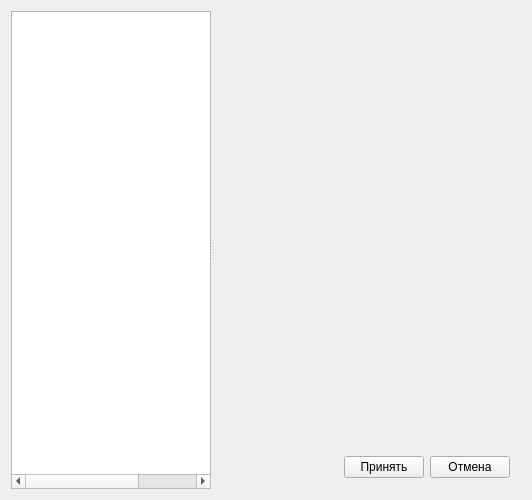
<?xml version="1.0" encoding="UTF-8"?>
<ui version="4.0">
 <class>Settings</class>
 <widget class="QWidget" name="Settings">
  <property name="geometry">
   <rect>
    <x>0</x>
    <y>0</y>
    <width>532</width>
    <height>500</height>
   </rect>
  </property>
  <property name="sizePolicy">
   <sizepolicy hsizetype="Expanding" vsizetype="Expanding">
    <horstretch>0</horstretch>
    <verstretch>0</verstretch>
   </sizepolicy>
  </property>
  <property name="minimumSize">
   <size>
    <width>0</width>
    <height>500</height>
   </size>
  </property>
  <property name="windowTitle">
   <string>Настройки</string>
  </property>
  <layout class="QVBoxLayout" name="verticalLayout_2">
   <item>
    <widget class="QSplitter" name="splitter">
     <property name="orientation">
      <enum>Qt::Horizontal</enum>
     </property>
     <widget class="QTreeWidget" name="pageList">
      <property name="sizePolicy">
       <sizepolicy hsizetype="Preferred" vsizetype="Expanding">
        <horstretch>0</horstretch>
        <verstretch>0</verstretch>
       </sizepolicy>
      </property>
      <property name="minimumSize">
       <size>
        <width>200</width>
        <height>0</height>
       </size>
      </property>
      <property name="maximumSize">
       <size>
        <width>200</width>
        <height>16777215</height>
       </size>
      </property>
      <property name="alternatingRowColors">
       <bool>false</bool>
      </property>
      <property name="iconSize">
       <size>
        <width>32</width>
        <height>32</height>
       </size>
      </property>
      <property name="indentation">
       <number>19</number>
      </property>
      <property name="rootIsDecorated">
       <bool>false</bool>
      </property>
      <property name="wordWrap">
       <bool>false</bool>
      </property>
      <property name="headerHidden">
       <bool>true</bool>
      </property>
      <property name="columnCount">
       <number>3</number>
      </property>
      <column>
       <property name="text">
        <string>Новый столбец</string>
       </property>
      </column>
      <column>
       <property name="text">
        <string>Новый столбец</string>
       </property>
      </column>
      <column>
       <property name="text">
        <string>Новый столбец</string>
       </property>
      </column>
     </widget>
     <widget class="QWidget" name="">
      <layout class="QVBoxLayout" name="verticalLayout">
       <item>
        <widget class="QStackedWidget" name="stackedWidget">
         <property name="sizePolicy">
          <sizepolicy hsizetype="Expanding" vsizetype="Expanding">
           <horstretch>0</horstretch>
           <verstretch>0</verstretch>
          </sizepolicy>
         </property>
         <property name="maximumSize">
          <size>
           <width>16777215</width>
           <height>16777215</height>
          </size>
         </property>
         <property name="frameShape">
          <enum>QFrame::NoFrame</enum>
         </property>
         <property name="frameShadow">
          <enum>QFrame::Raised</enum>
         </property>
         <widget class="QWidget" name="stackedWidgetPage1"/>
        </widget>
       </item>
       <item>
        <layout class="QHBoxLayout" name="horizontalLayout">
         <item>
          <spacer name="spacer6_2">
           <property name="orientation">
            <enum>Qt::Horizontal</enum>
           </property>
           <property name="sizeType">
            <enum>QSizePolicy::Expanding</enum>
           </property>
           <property name="sizeHint" stdset="0">
            <size>
             <width>72</width>
             <height>20</height>
            </size>
           </property>
          </spacer>
         </item>
         <item>
          <widget class="QPushButton" name="saveButton">
           <property name="sizePolicy">
            <sizepolicy hsizetype="Minimum" vsizetype="Fixed">
             <horstretch>0</horstretch>
             <verstretch>0</verstretch>
            </sizepolicy>
           </property>
           <property name="minimumSize">
            <size>
             <width>0</width>
             <height>0</height>
            </size>
           </property>
           <property name="maximumSize">
            <size>
             <width>16777215</width>
             <height>16777215</height>
            </size>
           </property>
           <property name="toolTip">
            <string>Сохранить изменения</string>
           </property>
           <property name="text">
            <string>Принять</string>
           </property>
          </widget>
         </item>
         <item>
          <widget class="QPushButton" name="closeButton">
           <property name="sizePolicy">
            <sizepolicy hsizetype="Minimum" vsizetype="Fixed">
             <horstretch>0</horstretch>
             <verstretch>0</verstretch>
            </sizepolicy>
           </property>
           <property name="minimumSize">
            <size>
             <width>0</width>
             <height>0</height>
            </size>
           </property>
           <property name="maximumSize">
            <size>
             <width>16777215</width>
             <height>16777215</height>
            </size>
           </property>
           <property name="toolTip">
            <string>Закрыть</string>
           </property>
           <property name="text">
            <string>Отмена</string>
           </property>
          </widget>
         </item>
        </layout>
       </item>
      </layout>
     </widget>
    </widget>
   </item>
  </layout>
 </widget>
 <layoutdefault spacing="6" margin="11"/>
 <pixmapfunction>qPixmapFromMimeSource</pixmapfunction>
 <resources>
  <include location="../../../commons/etc/meteo.icons.qrc"/>
 </resources>
 <connections/>
</ui>
